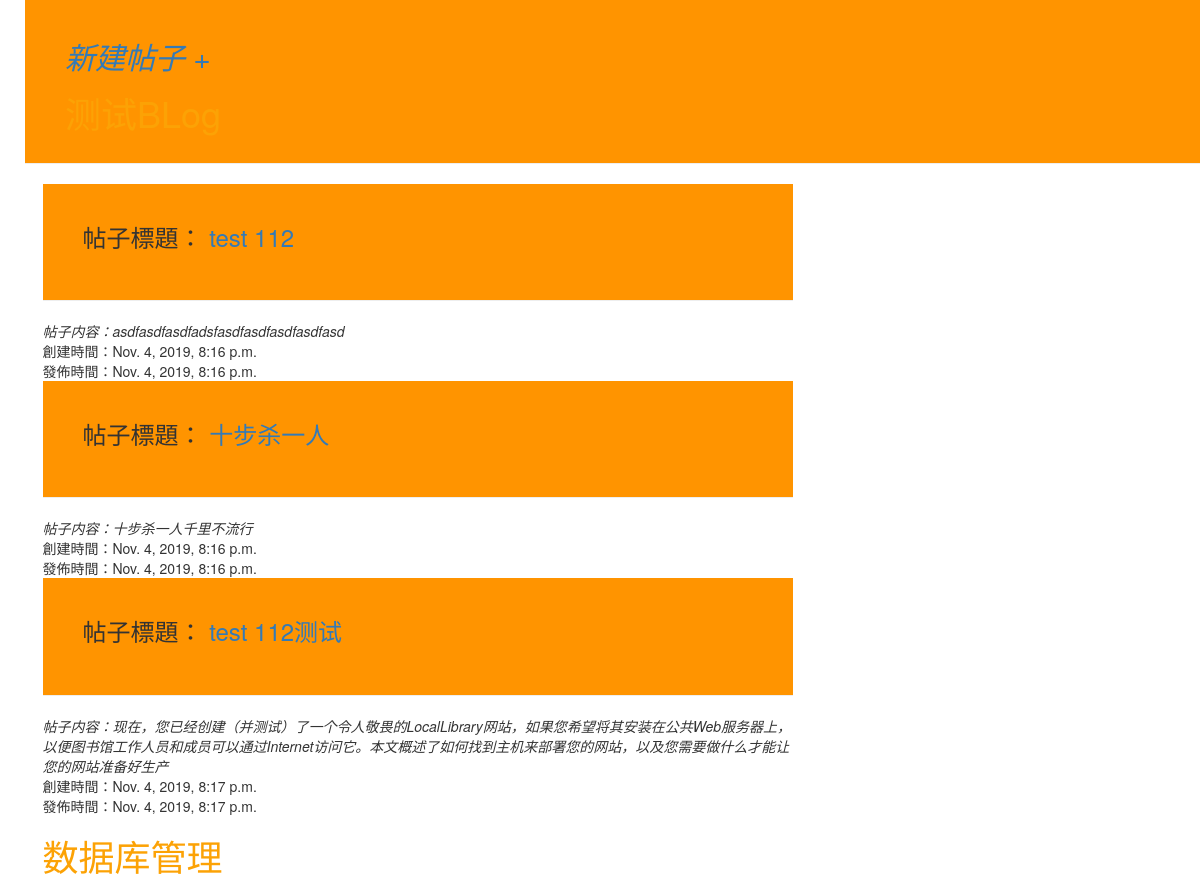
The app's page /, older data.
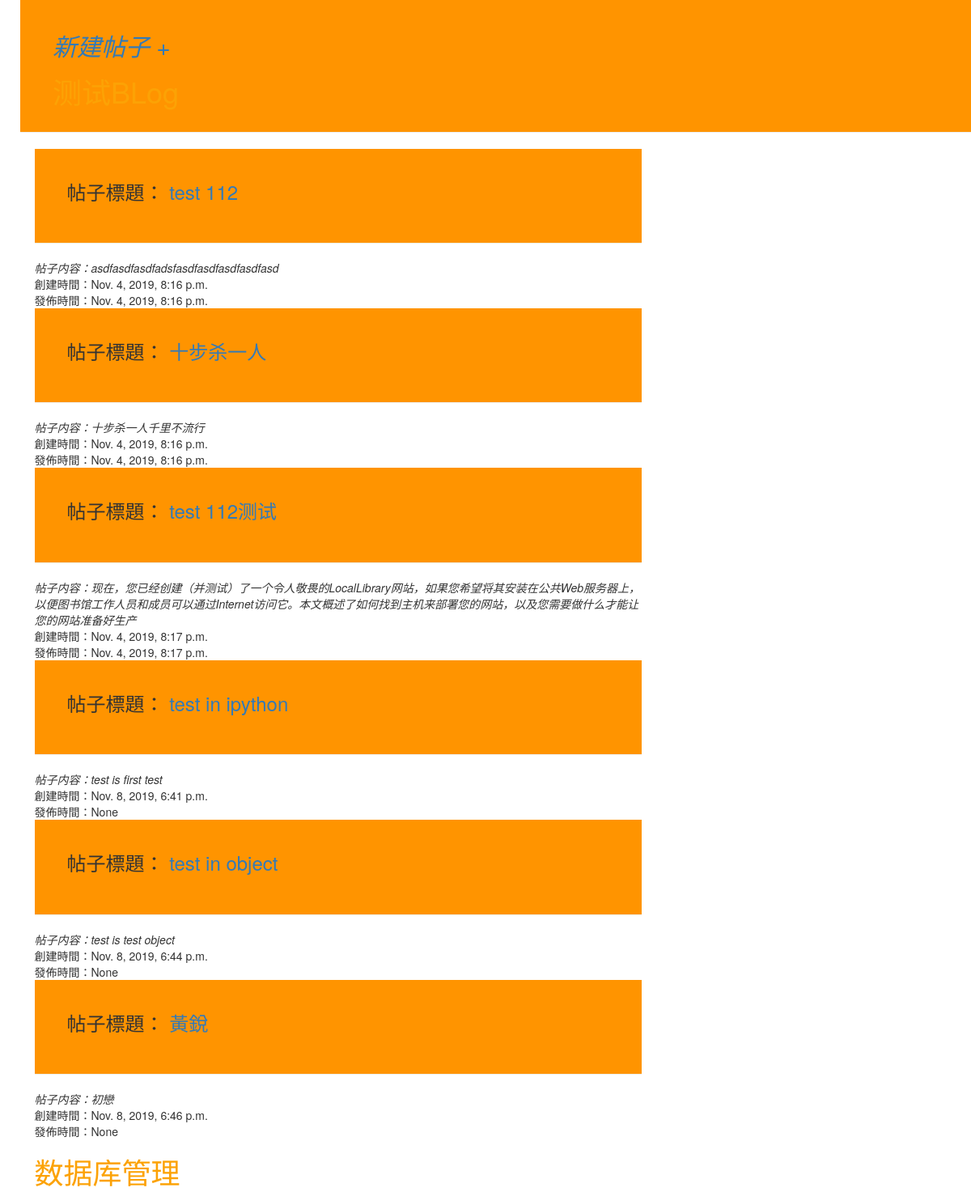
The same page, newer data.
### blog/models.py (models this page shows, shortened)
class Post(models.Model):
    author = models.ForeignKey('auth.User',on_delete=models.CASCADE)
    title=models.CharField(max_length=200)
    text=models.TextField()
    created_date=models.DateTimeField(default = timezone.now)
    published_date=models.DateTimeField(blank=True,null=True)

### blog/views.py (the view)
# urls.py: url(r'^$',views.post_list,name='post_list'),
def post_list(request):
	posts=Post.objects.filter(created_date__lte=timezone.now()).order_by('created_date')
	return render(request,'blog/post_list.html',{'posts':posts})

### blog/templates/blog/post_list.html
{% extends 'blog/base.html' %}
{% block content %}
	<div>{% for post in posts %}
		<div class="page-header">
		<h3>帖子標題：<a href="{% url 'post_detail' pk=post.pk %}"> {{post.title}}</a></h3><br>
		</div>
		<div class="post">
		<em> 帖子内容：{{post.text|linebreaksbr}}</em><br>
		<div class="date">
		創建時間：{{post.created_date}}<br>
		發佈時間：{{post.published_date}}<br>
		</div>
		{% endfor %}
    	</div>
    </div>
{% endblock %}

### blog/templates/blog/base.html (shortened to what this page needs)
<!DOCTYPE html>
{% load staticfiles %}
<html>
 <head>
<link rel="stylesheet" href="//maxcdn.bootstrapcdn.com/bootstrap/3.2.0/css/bootstrap.min.css">
<link rel="stylesheet" href="//maxcdn.bootstrapcdn.com/bootstrap/3.2.0/css/bootstrap-theme.min.css">
<link rel="stylesheet" href="{% static 'css/blog.css' %}">
</head>
<body>
	 <div class="page-header">
        <div>
            <a href="{% url 'post_new' %}" class="top-menu"><em><h2> 新建帖子 <span class="glyphion glyphicon-plus"></span></h2></em></a>
            </div>
            <h1><a href="/">测试BLog</a></h1>
        </div>
        <div class="content container">
            <div class="row">
                <div class="col-md-8">
                {% block content %}
                {% endblock %}
                </div>
            </div>
        </div>
    </div>
	<h1><a href="admin">数据库管理</a></h1>
</body>
</html>

### blog/static/css/blog.css (style rules this page uses)
h1 a { color: #FCA205; }
body { padding-left: 25px; }

Row changes from the older to the newer data that the page shows:
added Post: title "test in ipython", text "test is first test", created_date "Nov. 8, 2019, 6:41 p.m.", published_date "None"
added Post: title "test in object", text "test is test object", created_date "Nov. 8, 2019, 6:44 p.m.", published_date "None"
added Post: title "黃銳", text "初戀", created_date "Nov. 8, 2019, 6:46 p.m.", published_date "None"
